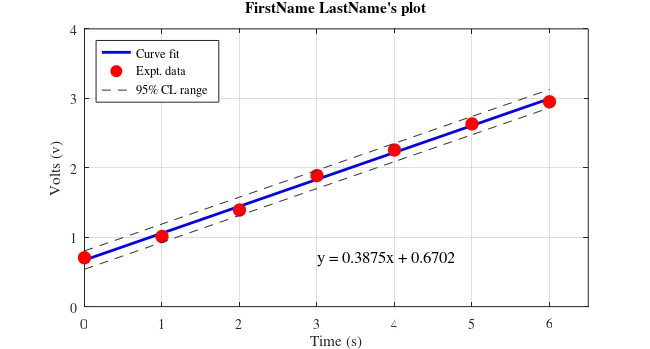
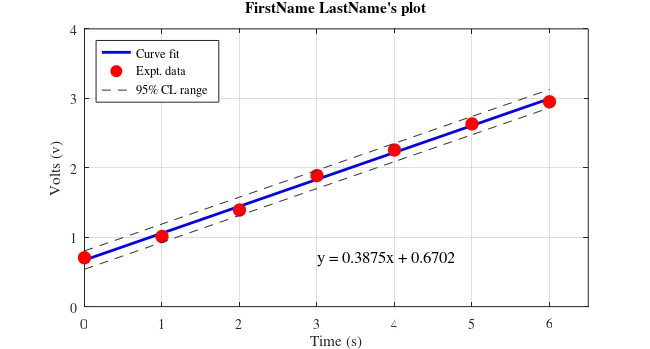

Write MATLAB code to recreate these figures, in order.
%% This script file creates a plot for the part-02 of the experiment - 01

% Date: August 05, 2019
% Dr. Vibhav Durgesh
% Rev - 0.0
% Rev - 1.0 Modify for FA-2020
%%----END-----------------------------
clear all
close all
clc

%% Experimental data for curve fitting
x = [0.00 1.00 2.00 3.00 4.00 5.00 6.00];
y = [0.7036 1.0096 1.3907 1.8867 2.2557 2.6313 2.9504];

%% Performing linear curve fitting
[p,s] = polyfit(x,y,1); % Curve fiting data with 1st order fit
%% Generate data for plotting curve fit
xfit = x; % Generating x-data for curve fitting
yfit = polyval(p,xfit); % Using polyval function to generate curve fit
%% Reading all the relevant curvefit parameters
nu = s.df; % Getting degree of freedom for the curve fit
norm = s.normr; % Getting the norm of the curve fitting
syx = norm/sqrt(nu); % Calculating standard error of fit
slp = p(1); % Slope from curve fit
incpt = p(2); % Intercept from curve fit
%% Generating figure with specific size
figure (1)
set(gcf,'unit','inches','position',[0.50 0.50, 6.50 3.50],...
    'defaultaxesfontsize',10,'defaultaxesfontname','times');
% Plotting data
plot(xfit,yfit,'b-','linewidth',2); hold on
plot(x,y,'ro','markersize',9,'markerfacecolor','r');
xlabel('Time (s)')
ylabel('Volts (v)')
ylim([0 4])
xlim([0 6.5])
grid on
%% Adding 95% confidence level in the plot
t_nuP = 2.571; % Value read from t-student's table
y_cl_low = yfit - t_nuP*syx; % Using regression analysis negative bound on curve fit
y_cl_up = yfit + t_nuP*syx; % Positive bound on curve fit

plot(xfit ,y_cl_low, '--', 'color', [0.2 0.2 0.2], 'HandleVisibility','off');
plot(xfit,y_cl_up,'--','color',[0.2 0.2 0.2]);

%% Writing the curve fit equation on the graph
curvefitEq = sprintf('y = %2.4fx + %2.4f',slp,incpt);% Using sprintf to create string for equation
text(3,0.7,curvefitEq,'fontsize',12,'fontname','times'); % Writing curve fit equation at known location

%% Adding legend to the curvefit data
legend('Curve fit','Expt. data','95% CL range','location','Northwest')
title('FirstName LastName''s plot')
%% Saving the files in png and pdf format
figName = ('../Figures/FirstName_LastName_ExptNo01_PartB');
set(gcf,'PaperPositionMode','auto')
print(figName,'-dpng','-r600')
set(gcf,'PaperUnits','inches','Units','inches');
figpos = get(gcf, 'Position');
set(gcf, 'PaperSize', figpos(3:4),'Units','inches');
print(figName,'-dpdf','-r600') 
